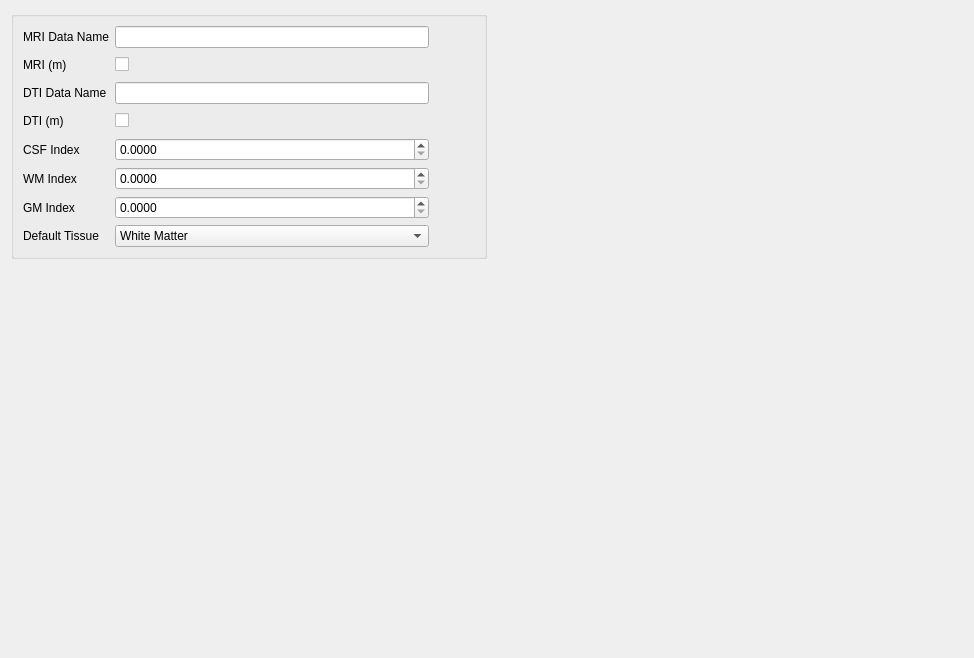
          <widget class="QWidget" name="page_9">
           <property name="geometry">
            <rect>
             <x>0</x>
             <y>0</y>
             <width>974</width>
             <height>658</height>
            </rect>
           </property>
           <attribute name="label">
            <string>MRI and DTI Data</string>
           </attribute>
           <layout class="QGridLayout" name="gridLayout_44">
            <item row="0" column="1">
             <spacer name="horizontalSpacer_12">
              <property name="orientation">
               <enum>Qt::Horizontal</enum>
              </property>
              <property name="sizeHint" stdset="0">
               <size>
                <width>40</width>
                <height>20</height>
               </size>
              </property>
             </spacer>
            </item>
            <item row="0" column="0">
             <widget class="QGroupBox" name="groupBox_2">
              <property name="title">
               <string/>
              </property>
              <layout class="QGridLayout" name="gridLayout_8">
               <item row="0" column="0">
                <layout class="QGridLayout" name="gridLayout_34">
                 <item row="0" column="2">
                  <widget class="QPushButton" name="pushButton_MRI_Data_Name">
                   <property name="toolTip">
                    <string>&lt;html&gt;&lt;head/&gt;&lt;body&gt;&lt;p&gt;&lt;span style=&quot; font-size:14pt;&quot;&gt;Provide name of segmented MRI data you want to use for the volume conductor model. The data should be copied to /oss_platform/OSS_platform directory. It can be in .txt,.nii and .nii.gz format. More in the OSS Platform tutorial.&lt;/span&gt;&lt;/p&gt;&lt;/body&gt;&lt;/html&gt;</string>
                   </property>
                   <property name="text">
                    <string/>
                   </property>
                   <property name="icon">
                    <iconset resource="icons.qrc">
                     <normaloff>:/icons/icons/info.png</normaloff>:/icons/icons/info.png</iconset>
                   </property>
                   <property name="iconSize">
                    <size>
                     <width>24</width>
                     <height>24</height>
                    </size>
                   </property>
                   <property name="flat">
                    <bool>true</bool>
                   </property>
                  </widget>
                 </item>
                 <item row="4" column="0">
                  <widget class="QLabel" name="label_CSF_Index">
                   <property name="font">
                    <font/>
                   </property>
                   <property name="text">
                    <string>CSF Index</string>
                   </property>
                  </widget>
                 </item>
                 <item row="5" column="0">
                  <widget class="QLabel" name="label_WM_Index">
                   <property name="font">
                    <font/>
                   </property>
                   <property name="text">
                    <string>WM Index</string>
                   </property>
                  </widget>
                 </item>
                 <item row="2" column="0">
                  <widget class="QLabel" name="label_DTI_Data_Name">
                   <property name="font">
                    <font/>
                   </property>
                   <property name="text">
                    <string>DTI Data Name</string>
                   </property>
                  </widget>
                 </item>
                 <item row="0" column="0">
                  <widget class="QLabel" name="label_MRI_Data_Name">
                   <property name="font">
                    <font/>
                   </property>
                   <property name="text">
                    <string>MRI Data Name</string>
                   </property>
                  </widget>
                 </item>
                 <item row="6" column="0">
                  <widget class="QLabel" name="label_GM_Index">
                   <property name="font">
                    <font/>
                   </property>
                   <property name="text">
                    <string>GM Index</string>
                   </property>
                  </widget>
                 </item>
                 <item row="1" column="0">
                  <widget class="QLabel" name="label_MRI_Data_Name_2">
                   <property name="font">
                    <font/>
                   </property>
                   <property name="text">
                    <string>MRI (m)</string>
                   </property>
                  </widget>
                 </item>
                 <item row="3" column="0">
                  <widget class="QLabel" name="label_MRI_Data_Name_3">
                   <property name="font">
                    <font/>
                   </property>
                   <property name="text">
                    <string>DTI (m)</string>
                   </property>
                  </widget>
                 </item>
                 <item row="0" column="1">
                  <widget class="QLineEdit" name="lineEdit_MRI_Data_Name">
                   <property name="font">
                    <font/>
                   </property>
                   <property name="inputMask">
                    <string/>
                   </property>
                  </widget>
                 </item>
                 <item row="7" column="0">
                  <widget class="QLabel" name="label_Default_Material">
                   <property name="font">
                    <font/>
                   </property>
                   <property name="text">
                    <string>Default Tissue</string>
                   </property>
                  </widget>
                 </item>
                 <item row="1" column="1">
                  <widget class="QCheckBox" name="checkBox_MRI_m">
                   <property name="font">
                    <font/>
                   </property>
                   <property name="toolTip">
                    <string/>
                   </property>
                   <property name="text">
                    <string/>
                   </property>
                  </widget>
                 </item>
                 <item row="2" column="1">
                  <widget class="QLineEdit" name="lineEdit_DTI_Data_Name">
                   <property name="font">
                    <font/>
                   </property>
                  </widget>
                 </item>
                 <item row="3" column="1">
                  <widget class="QCheckBox" name="checkBox_DTI_m">
                   <property name="font">
                    <font/>
                   </property>
                   <property name="text">
                    <string/>
                   </property>
                  </widget>
                 </item>
                 <item row="4" column="1">
                  <widget class="QDoubleSpinBox" name="doubleSpinBox_CSF_Index">
                   <property name="font">
                    <font/>
                   </property>
                   <property name="locale">
                    <locale language="English" country="UnitedKingdom"/>
                   </property>
                   <property name="decimals">
                    <number>4</number>
                   </property>
                   <property name="minimum">
                    <double>0.000000000000000</double>
                   </property>
                   <property name="maximum">
                    <double>100000000000000007629769841091887003294964970946560.000000000000000</double>
                   </property>
                  </widget>
                 </item>
                 <item row="5" column="1">
                  <widget class="QDoubleSpinBox" name="doubleSpinBox_WM_Index">
                   <property name="font">
                    <font/>
                   </property>
                   <property name="locale">
                    <locale language="English" country="UnitedKingdom"/>
                   </property>
                   <property name="decimals">
                    <number>4</number>
                   </property>
                   <property name="minimum">
                    <double>0.000000000000000</double>
                   </property>
                   <property name="maximum">
                    <double>999999999999999943801810948794571024057224129020550531544123892056457216.000000000000000</double>
                   </property>
                  </widget>
                 </item>
                 <item row="6" column="1">
                  <widget class="QDoubleSpinBox" name="doubleSpinBox_GM_Index">
                   <property name="font">
                    <font/>
                   </property>
                   <property name="locale">
                    <locale language="English" country="UnitedKingdom"/>
                   </property>
                   <property name="inputMethodHints">
                    <set>Qt::ImhFormattedNumbersOnly</set>
                   </property>
                   <property name="decimals">
                    <number>4</number>
                   </property>
                   <property name="minimum">
                    <double>0.000000000000000</double>
                   </property>
                   <property name="maximum">
                    <double>999999999999999926539781176481198923508803215199467887262646419780362305536.000000000000000</double>
                   </property>
                  </widget>
                 </item>
                 <item row="7" column="1">
                  <widget class="QComboBox" name="comboBox_Default_Material">
                   <property name="font">
                    <font/>
                   </property>
                   <item>
                    <property name="text">
                     <string>White Matter</string>
                    </property>
                   </item>
                   <item>
                    <property name="text">
                     <string>CSF</string>
                    </property>
                   </item>
                   <item>
                    <property name="text">
                     <string>Grey Matter</string>
                    </property>
                   </item>
                  </widget>
                 </item>
                 <item row="1" column="2">
                  <widget class="QPushButton" name="pushButton_MRI_mm">
                   <property name="toolTip">
                    <string>&lt;html&gt;&lt;head/&gt;&lt;body&gt;&lt;p&gt;&lt;span style=&quot; font-size:14pt;&quot;&gt;Check if MRI data is in m (default in mm).&lt;/span&gt;&lt;/p&gt;&lt;/body&gt;&lt;/html&gt;</string>
                   </property>
                   <property name="text">
                    <string/>
                   </property>
                   <property name="icon">
                    <iconset resource="icons.qrc">
                     <normaloff>:/icons/icons/info.png</normaloff>:/icons/icons/info.png</iconset>
                   </property>
                   <property name="iconSize">
                    <size>
                     <width>24</width>
                     <height>24</height>
                    </size>
                   </property>
                   <property name="flat">
                    <bool>true</bool>
                   </property>
                  </widget>
                 </item>
                 <item row="2" column="2">
                  <widget class="QPushButton" name="pushButton_DTI_Data_Name">
                   <property name="toolTip">
                    <string>&lt;html&gt;&lt;head/&gt;&lt;body&gt;&lt;p&gt;&lt;span style=&quot; font-size:14pt;&quot;&gt;Optional. Provide name of DTI/DWI data you want to use to create conductivity tensors. The data should be copied to /oss_platform/OSS_platform directory. It can be in .txt,.nii and .nii.gz format.&lt;/span&gt;&lt;/p&gt;&lt;p&gt;&lt;span style=&quot; font-size:14pt; font-weight:600;&quot;&gt;Important&lt;/span&gt;&lt;span style=&quot; font-size:14pt;&quot;&gt;: DTI and MRI data should be in the same coordinate space. More in the OSS Platform tutorial.&lt;/span&gt;&lt;/p&gt;&lt;/body&gt;&lt;/html&gt;</string>
                   </property>
                   <property name="text">
                    <string/>
                   </property>
                   <property name="icon">
                    <iconset resource="icons.qrc">
                     <normaloff>:/icons/icons/info.png</normaloff>:/icons/icons/info.png</iconset>
                   </property>
                   <property name="iconSize">
                    <size>
                     <width>24</width>
                     <height>24</height>
                    </size>
                   </property>
                   <property name="flat">
                    <bool>true</bool>
                   </property>
                  </widget>
                 </item>
                 <item row="3" column="2">
                  <widget class="QPushButton" name="pushButton_DTI_mm">
                   <property name="toolTip">
                    <string>&lt;html&gt;&lt;head/&gt;&lt;body&gt;&lt;p&gt;&lt;span style=&quot; font-size:14pt;&quot;&gt;Check if DTI data is in m (default in mm).&lt;/span&gt;&lt;/p&gt;&lt;/body&gt;&lt;/html&gt;</string>
                   </property>
                   <property name="text">
                    <string/>
                   </property>
                   <property name="icon">
                    <iconset resource="icons.qrc">
                     <normaloff>:/icons/icons/info.png</normaloff>:/icons/icons/info.png</iconset>
                   </property>
                   <property name="iconSize">
                    <size>
                     <width>24</width>
                     <height>24</height>
                    </size>
                   </property>
                   <property name="flat">
                    <bool>true</bool>
                   </property>
                  </widget>
                 </item>
                 <item row="4" column="2">
                  <widget class="QPushButton" name="pushButton_CSF_index">
                   <property name="toolTip">
                    <string>&lt;html&gt;&lt;head/&gt;&lt;body&gt;&lt;p&gt;&lt;span style=&quot; font-size:14pt;&quot;&gt;Provide index of cerebrospinal fluid (CSF) in the provided MRI data.&lt;/span&gt;&lt;/p&gt;&lt;/body&gt;&lt;/html&gt;</string>
                   </property>
                   <property name="text">
                    <string/>
                   </property>
                   <property name="icon">
                    <iconset resource="icons.qrc">
                     <normaloff>:/icons/icons/info.png</normaloff>:/icons/icons/info.png</iconset>
                   </property>
                   <property name="iconSize">
                    <size>
                     <width>24</width>
                     <height>24</height>
                    </size>
                   </property>
                   <property name="flat">
                    <bool>true</bool>
                   </property>
                  </widget>
                 </item>
                 <item row="5" column="2">
                  <widget class="QPushButton" name="pushButton_WM_Index">
                   <property name="toolTip">
                    <string>&lt;html&gt;&lt;head/&gt;&lt;body&gt;&lt;p&gt;&lt;span style=&quot; font-size:14pt;&quot;&gt;Provide index of white matter (WM) in the provided MRI data.&lt;/span&gt;&lt;/p&gt;&lt;/body&gt;&lt;/html&gt;</string>
                   </property>
                   <property name="text">
                    <string/>
                   </property>
                   <property name="icon">
                    <iconset resource="icons.qrc">
                     <normaloff>:/icons/icons/info.png</normaloff>:/icons/icons/info.png</iconset>
                   </property>
                   <property name="iconSize">
                    <size>
                     <width>24</width>
                     <height>24</height>
                    </size>
                   </property>
                   <property name="flat">
                    <bool>true</bool>
                   </property>
                  </widget>
                 </item>
                 <item row="6" column="2">
                  <widget class="QPushButton" name="pushButton_WM_Index_2">
                   <property name="toolTip">
                    <string>&lt;html&gt;&lt;head/&gt;&lt;body&gt;&lt;p&gt;&lt;span style=&quot; font-size:14pt;&quot;&gt;Provide index of grey matter (GM) in the provided MRI data.&lt;/span&gt;&lt;/p&gt;&lt;/body&gt;&lt;/html&gt;</string>
                   </property>
                   <property name="text">
                    <string/>
                   </property>
                   <property name="icon">
                    <iconset resource="icons.qrc">
                     <normaloff>:/icons/icons/info.png</normaloff>:/icons/icons/info.png</iconset>
                   </property>
                   <property name="iconSize">
                    <size>
                     <width>24</width>
                     <height>24</height>
                    </size>
                   </property>
                   <property name="flat">
                    <bool>true</bool>
                   </property>
                  </widget>
                 </item>
                 <item row="7" column="2">
                  <widget class="QPushButton" name="pushButton_Default_Material">
                   <property name="toolTip">
                    <string>&lt;html&gt;&lt;head/&gt;&lt;body&gt;&lt;p&gt;&lt;span style=&quot; font-size:14pt;&quot;&gt;Choose default material for tissue in the MRI data with other indices.&lt;/span&gt;&lt;/p&gt;&lt;p&gt;&lt;span style=&quot; font-size:14pt; font-weight:600;&quot;&gt;Note&lt;/span&gt;&lt;span style=&quot; font-size:14pt;&quot;&gt;: CSF-like liquid surrounds brain, so it is logical to put default to CSF. On the other hand, CSF voxels might require high refinement, and thus large number of CSF might result in an unreasonably large mesh. If simulation is conducted for the basal-ganlia structures (e.g. STN, GPi), it is usually sufficient to use grey matter as a default material.&lt;/span&gt;&lt;/p&gt;&lt;/body&gt;&lt;/html&gt;</string>
                   </property>
                   <property name="text">
                    <string/>
                   </property>
                   <property name="icon">
                    <iconset resource="icons.qrc">
                     <normaloff>:/icons/icons/info.png</normaloff>:/icons/icons/info.png</iconset>
                   </property>
                   <property name="iconSize">
                    <size>
                     <width>24</width>
                     <height>24</height>
                    </size>
                   </property>
                   <property name="flat">
                    <bool>true</bool>
                   </property>
                  </widget>
                 </item>
                </layout>
               </item>
              </layout>
             </widget>
            </item>
            <item row="1" column="0">
             <spacer name="verticalSpacer_6">
              <property name="orientation">
               <enum>Qt::Vertical</enum>
              </property>
              <property name="sizeHint" stdset="0">
               <size>
                <width>20</width>
                <height>40</height>
               </size>
              </property>
             </spacer>
            </item>
           </layout>
          </widget>
